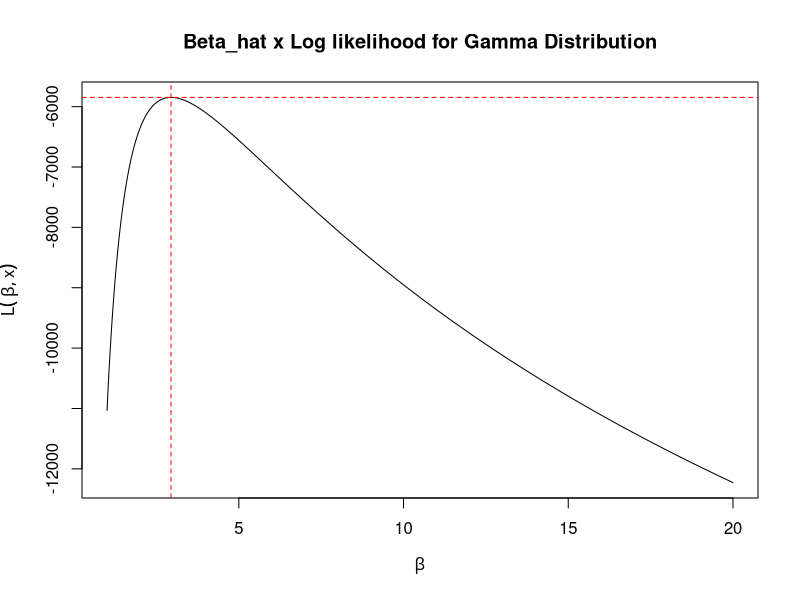
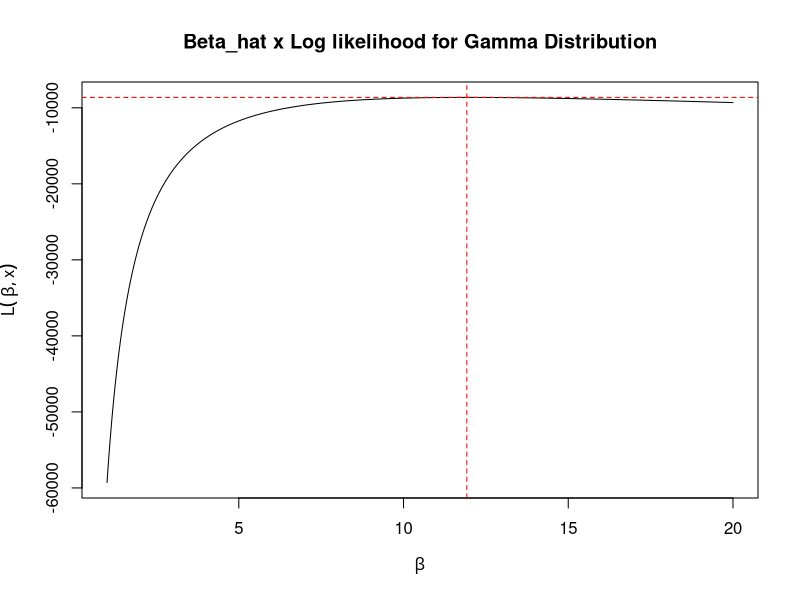

Recreate these plots in R, in order.
## ---- chunk 1
knitr::opts_chunk$set(echo = TRUE)
## ---- chunk 2
set.seed(123)
alpha <- 3
n <- 2000

# Gamma log likelihood equation
# Alpha is known = 3
# Beta is the unknown parameter
loglik.gamma <- function(beta, alpha, x){
  logl<-sum(dgamma(x,alpha,scale=beta,log=TRUE))
  return(logl)
}

runAndPlot<- function(x){
  # Experimental iteration
  beta_experiment<-seq(1,20, by=0.001)
  beta_mle<-sapply(beta_experiment, loglik.gamma, alpha=alpha, x=x)
  paired<-data.frame(beta_experiment, beta_mle)
  ans<-paired[which.max(paired$beta_mle),]
  
  # Plot the paired beta and mle values
  plot(beta_experiment,beta_mle,type='l',xlab=expression(beta),
       ylab=expression(L( ~ beta  ,x)), main="Beta_hat x Log likelihood for Gamma Distribution")
  abline(v=ans$beta_experiment,col="red",lty=2)
  abline(h=ans$beta_mle,col="red",lty=2)
  
  print(ans)
}
## ---- chunk 3
# generate gamma(3,3) data
x <- rgamma(n, alpha, scale=3)
runAndPlot(x)
## ---- chunk 4
# generate gamma(3,12) data
y <- rgamma(n, alpha, scale=12)
runAndPlot(y)
